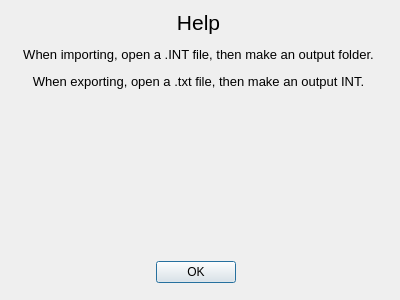
<?xml version="1.0" encoding="UTF-8"?>
<ui version="4.0">
 <class>Dialog</class>
 <widget class="QDialog" name="Dialog">
  <property name="geometry">
   <rect>
    <x>0</x>
    <y>0</y>
    <width>400</width>
    <height>300</height>
   </rect>
  </property>
  <property name="windowTitle">
   <string>Dialog</string>
  </property>
  <widget class="QDialogButtonBox" name="buttonBox">
   <property name="geometry">
    <rect>
     <x>80</x>
     <y>260</y>
     <width>156</width>
     <height>24</height>
    </rect>
   </property>
   <property name="standardButtons">
    <set>QDialogButtonBox::StandardButton::Ok</set>
   </property>
  </widget>
  <widget class="QLabel" name="label">
   <property name="geometry">
    <rect>
     <x>8</x>
     <y>10</y>
     <width>381</width>
     <height>241</height>
    </rect>
   </property>
   <property name="font">
    <font>
     <pointsize>14</pointsize>
    </font>
   </property>
   <property name="text">
    <string>&lt;html&gt;&lt;head/&gt;&lt;body&gt;&lt;p align=&quot;center&quot;&gt;&lt;span style=&quot; font-size:16pt;&quot;&gt;Help&lt;/span&gt;&lt;/p&gt;&lt;p align=&quot;center&quot;&gt;&lt;span style=&quot; font-size:10pt;&quot;&gt;When importing, open a .INT file, then make an output folder.&lt;/span&gt;&lt;/p&gt;&lt;p align=&quot;center&quot;&gt;&lt;span style=&quot; font-size:10pt;&quot;&gt;When exporting, open a .txt file, then make an output INT.&lt;/span&gt;&lt;/p&gt;&lt;/body&gt;&lt;/html&gt;</string>
   </property>
   <property name="alignment">
    <set>Qt::AlignmentFlag::AlignHCenter|Qt::AlignmentFlag::AlignTop</set>
   </property>
  </widget>
 </widget>
 <resources/>
 <connections/>
</ui>
